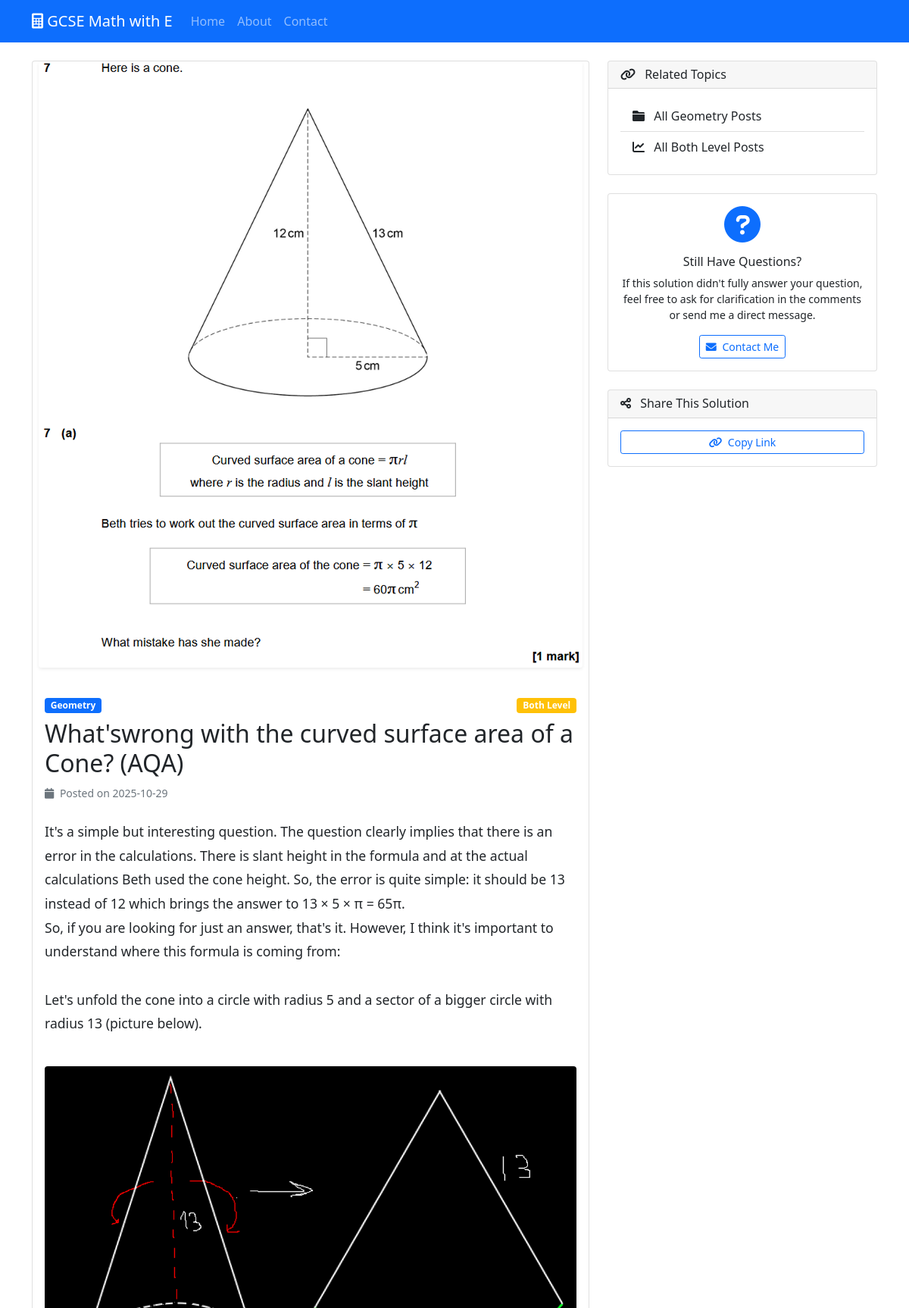
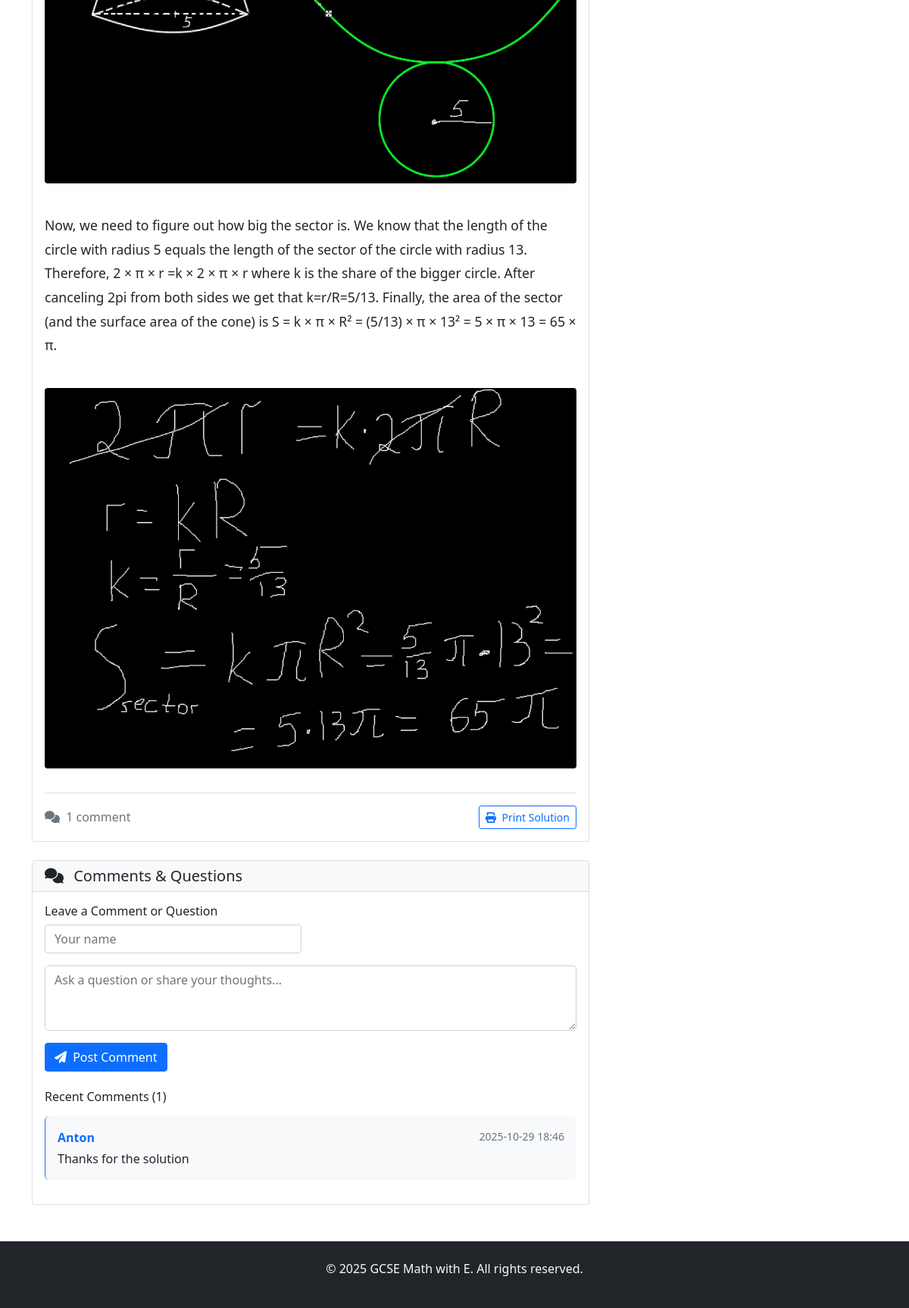
/post/1, run on the app's committed database (2 pictures, top to bottom).
### tables this page shows
CREATE TABLE posts (
                id INTEGER PRIMARY KEY AUTOINCREMENT,
                title TEXT NOT NULL,
                content TEXT NOT NULL,
                topic TEXT NOT NULL,
                difficulty TEXT,
                image_path TEXT,
                is_published BOOLEAN DEFAULT TRUE,
                created_at TIMESTAMP DEFAULT CURRENT_TIMESTAMP,
                updated_at TIMESTAMP DEFAULT CURRENT_TIMESTAMP
            );

CREATE TABLE comments (
                id INTEGER PRIMARY KEY AUTOINCREMENT,
                post_id INTEGER NOT NULL,
                author_name TEXT NOT NULL,
                content TEXT NOT NULL,
                created_at TIMESTAMP DEFAULT CURRENT_TIMESTAMP,
                FOREIGN KEY (post_id) REFERENCES posts (id)
            );

### main.py (the view)
@app.route('/post/<int:post_id>')
def show_post(post_id):
    db = get_db()
    post = db.execute('SELECT * FROM posts WHERE id = ?', (post_id,)).fetchone()
    if not post:
        return "Post not found", 404
    if not post['is_published'] and 'user_id' not in session:
        return "Post not found", 404
    comments = db.execute(
        'SELECT * FROM comments WHERE post_id = ? ORDER BY created_at',
        (post_id,)
    ).fetchall()
    return render_template('post.html', post=post, comments=comments)

### main.py (called while the page is built)
def get_db():
    conn = sqlite3.connect(app.config['DATABASE'])
    conn.row_factory = sqlite3.Row
    return conn

### templates/post.html (shortened to what this page needs)
{% extends "base.html" %}
{% block content %}
<div class="row">
    <div class="col-lg-8">
        <article class="card mb-4">
            {% if post.image_path %}
                <div class="post-image-container text-center mb-4">
                    <img src="{{ url_for('static', filename='uploads/' + post.image_path) }}"
                     class="img-fluid rounded shadow-sm"
                     alt="{{ post.title }}">
                </div>
            {% endif %}
            <div class="card-body">
                <header class="mb-4">
                    <div class="d-flex justify-content-between align-items-center mb-2">
                        <span class="badge bg-primary">{{ post.topic|title }}</span>
                        {% if post.difficulty %}
                        <span class="badge bg-{{ 'success' if post.difficulty == 'foundation' else 'warning' }}">
                            {{ post.difficulty|title }} Level
                        </span>
                        {% endif %}
                    </div>
                    <h1 class="card-title h2">{{ post.title }}</h1>
                    <div class="text-muted mb-3">
                        <small>
                            <i class="fas fa-calendar me-1"></i>
                            Posted on {{ post.created_at[:10] if post.created_at is string else post.created_at.strftime('%B %d, %Y') }}
                        </small>
                    </div>
                </header>
                <div class="post-content">
                    {{ post.content|replace('\n', '<br>')|safe }}
                </div>
                <footer class="mt-4 pt-3 border-top">
                    <div class="d-flex justify-content-between align-items-center">
                        <div>
                            <span class="text-muted">
                                <i class="fas fa-comments me-1"></i>
                                {{ comments|length }} comment{{ 's' if comments|length != 1 }}
                            </span>
                        </div>
                        <div>
                            <button class="btn btn-outline-primary btn-sm" onclick="window.print()">
                                <i class="fas fa-print me-1"></i>
                                Print Solution
                            </button>
                        </div>
                    </div>
                </footer>
            </div>
        </article>
        <section class="card">
            <div class="card-header bg-light">
                <h5 class="card-title mb-0">
                    <i class="fas fa-comments me-2"></i>
                    Comments & Questions
                </h5>
            </div>
            <div class="card-body">
                <div class="mb-4">
                    <h6>Leave a Comment or Question</h6>
                    <form method="POST" action="{{ url_for('add_comment', post_id=post.id) }}">
                        <div class="row">
                            <div class="col-md-6 mb-3">
                                <input type="text" class="form-control" name="author_name"
                                       placeholder="Your name" required>
                            </div>
                        </div>
                        <div class="mb-3">
                            <textarea class="form-control" name="content" rows="3"
                                      placeholder="Ask a question or share your thoughts..." required></textarea>
                        </div>
                        <button type="submit" class="btn btn-primary">
                            <i class="fas fa-paper-plane me-1"></i>
                            Post Comment
                        </button>
                    </form>
                </div>
                {% if comments %}
                <div class="comments-list">
                    <h6 class="mb-3">Recent Comments ({{ comments|length }})</h6>
                    {% for comment in comments %}
                    <div class="comment-card border-start border-primary ps-3 mb-3">
                        <div class="d-flex justify-content-between align-items-start mb-1">
                            <strong class="text-primary">{{ comment.author_name }}</strong>
                            <small class="text-muted">
                                {{ comment.created_at[:16] }}
                            </small>
                        </div>
                        <p class="mb-0">{{ comment.content }}</p>
                    </div>
                    {% endfor %}
                </div>
                {% else %}
                <div class="text-center text-muted py-4">
                    <i class="fas fa-comments fa-2x mb-2 d-block"></i>
                    <p>No comments yet. Be the first to ask a question or share your thoughts!</p>
                </div>
                {% endif %}
            </div>
        </section>
    </div>
    <div class="col-lg-4">
        <div class="card mb-4">
            <div class="card-header">
                <h6 class="card-title mb-0">
                    <i class="fas fa-link me-2"></i>
                    Related Topics
                </h6>
            </div>
            <div class="card-body">
                <div class="list-group list-group-flush">
                    <a href="{{ url_for('index', topic=post.topic) }}" class="list-group-item list-group-item-action">
                        <i class="fas fa-folder me-2"></i>
                        All {{ post.topic|title }} Posts
                    </a>
                    {% if post.difficulty %}
                    <a href="{{ url_for('index', difficulty=post.difficulty) }}" class="list-group-item list-group-item-action">
                        <i class="fas fa-chart-line me-2"></i>
                        All {{ post.difficulty|title }} Level Posts
                    </a>
                    {% endif %}
                </div>
            </div>
        </div>
        <div class="card mb-4">
            <div class="card-body text-center">
                <i class="fas fa-question-circle text-primary fa-3x mb-3"></i>
                <h6>Still Have Questions?</h6>
                <p class="small">If this solution didn't fully answer your question, feel free to ask for clarification in the comments or send me a direct message.</p>
                <a href="{{ url_for('contact') }}" class="btn btn-outline-primary btn-sm">
                    <i class="fas fa-envelope me-1"></i>
                    Contact Me
                </a>
            </div>
        </div>
        <div class="card">
            <div class="card-header">
                <h6 class="card-title mb-0">
                    <i class="fas fa-share-alt me-2"></i>
                    Share This Solution
                </h6>
            </div>
            <div class="card-body">
                <div class="d-grid gap-2">
                    <button class="btn btn-outline-primary btn-sm" onclick="copyPostLink()">
                        <i class="fas fa-link me-1"></i>
                        Copy Link
                    </button>
                </div>
            </div>
        </div>
    </div>
</div>
{% endblock %}

### templates/post.html (style rules this page uses)
.post-content { line-height: 1.8; font-size: 1.1rem; }
.comment-card { background-color: #f8f9fa; padding: 1rem; border-radius: 0.375rem; }

### data on the page
posts: image_path (picture), topic "Geometry", difficulty "Both", title "What'swrong with the curved surface area of a Cone? (AQA)", created_at "2025-10-29", content "It's a simple but interesting question. The question clearly implies that there is an error in the calculations. There is slant height in the formula and at the actual calculations Beth used the cone height. So, the error is quite simple: it should be 13 instead of 12 which brings the answer to 13 × 5 × π = 65π. So, if you are looking for just an answer, that's it. However, I think it's important to understand where this formula is coming from: Let's unfold the cone into a circle with radius 5 and a sector of a bigger circle with radius 13 (picture below). Now, we need to figure out how big the sector is. We know that the length of the circle with radius 5 equals the length of the sector of…", content (picture)
comments: author_name "Anton", created_at "2025-10-29 18:46", content "Thanks for the solution"

### other printed values
{{ comments|length }} "1"
